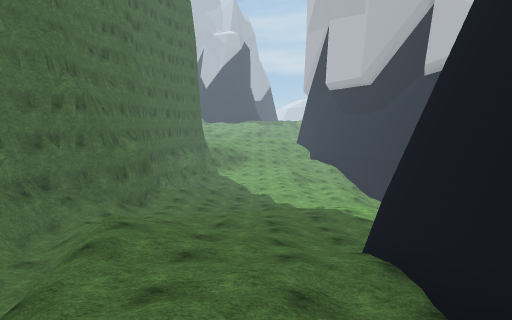
[1] (above)

17 first-person views from a walk through a Unity game level. The camera is 1.4 m above the floor, tilts 6° down and sees 75° across. The floor is counted in squares, 2 m on a side. Each view is taken from the middle of a square. On the plan, view 1 faces up. The plan holds only what a view shows up to about 10 squares ahead; the rest is blank. The place goes on beyond the plan. The player is left out. Some surface patterns are stand-ins.

[2]
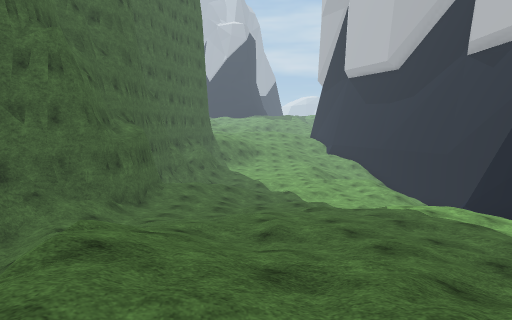

[3]
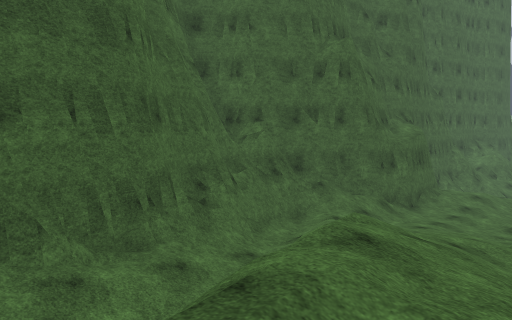

[4]
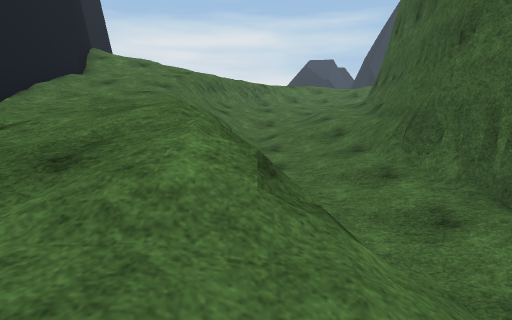

[5]
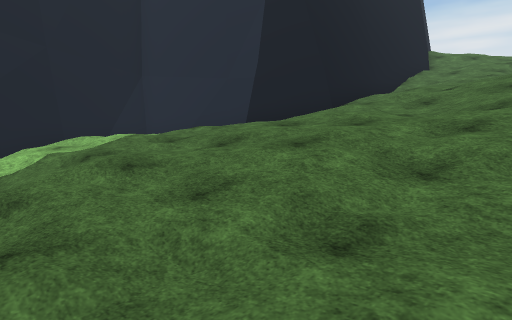

[6]
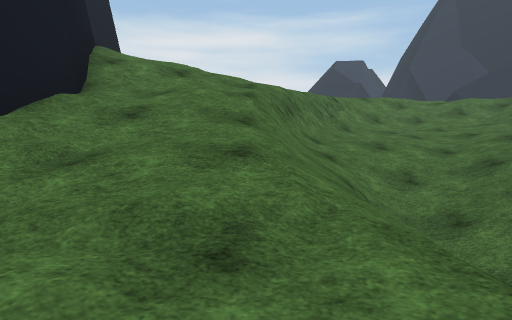

[7]
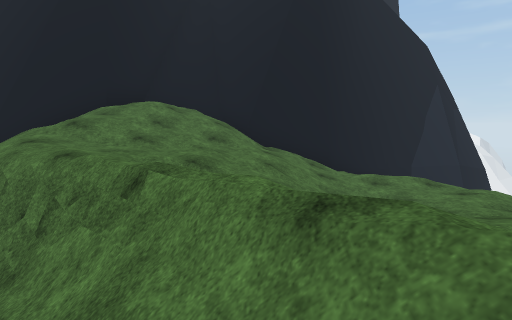

[8]
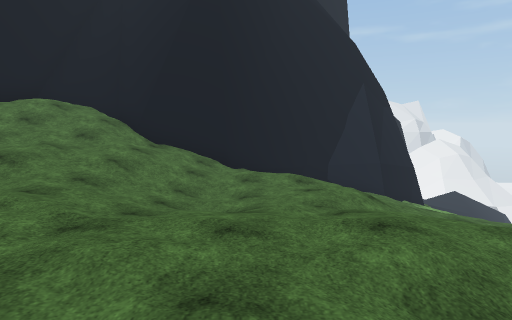

[9]
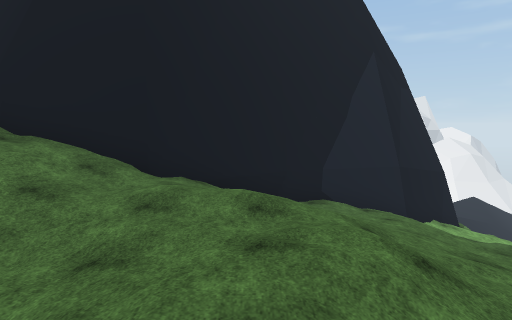

[10]
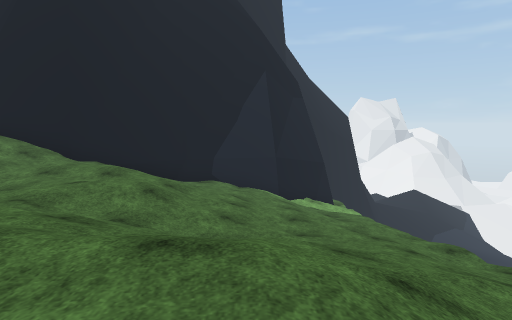

[11]
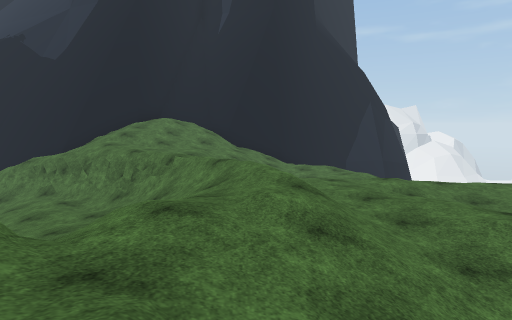

[12]
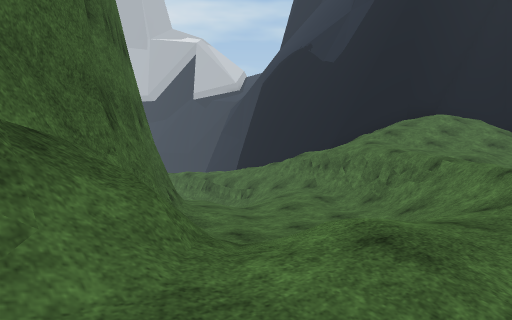

[13]
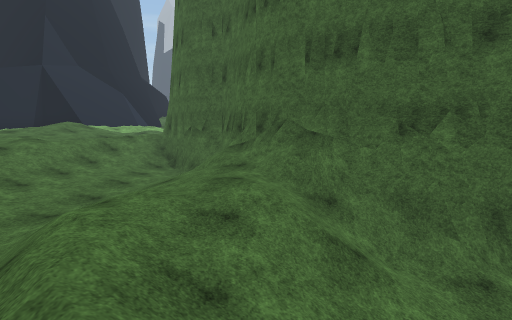

[14]
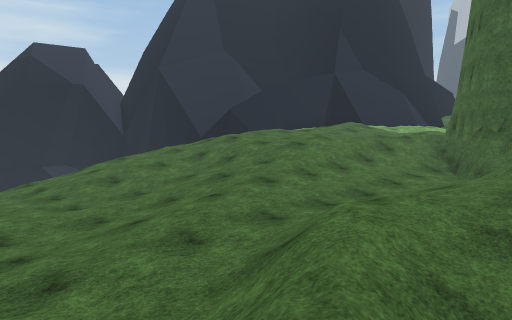

[15]
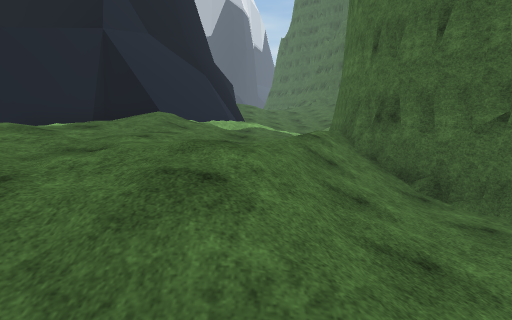

[16]
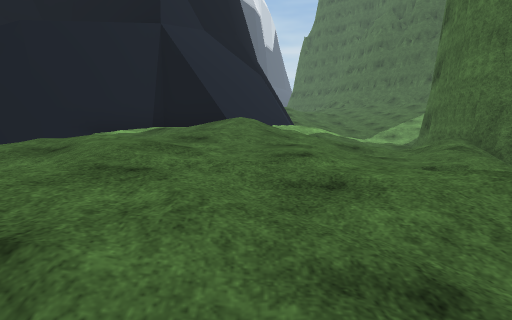

[17]
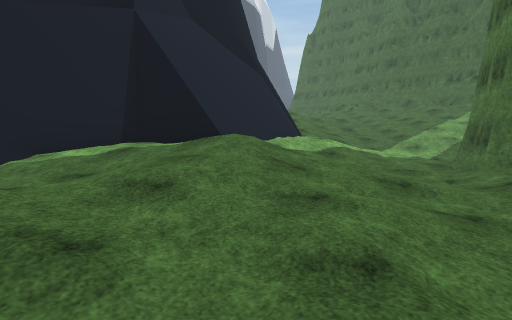

### Floor plan
Key: @ floor where view 1 was taken; # wall or solid block; . main floor; : floor 0.75 m higher than the main floor; - floor 0.75 m lower than the main floor; + floor 1.5 m higher than the main floor; _ floor 1.5 m lower than the main floor; * floor 2.5 m higher than the main floor; < floor 2.5 m lower than the main floor; % floor 3.25 m higher than the main floor; ( floor 3.25 m lower than the main floor; ! floor 4 m lower than the main floor; ? floor 4.75 m lower than the main floor; / step, stairs or slope; = window, fence, low wall or low ledge; ^ raised ledge; v drop or lower ground.
Columns run from 22 left of view 1 to 8 right of it. Each row starts with its distance up from view 1.
 13                  #?????/    ##
 12                 ##?????//// /#
 11                 #!??/????!///#
 10                 #/??/!!/!!!? #
  9                 #/!//((((!!  #
  8                 #?//((((((  ##
  7                 #////((//(
  6                 #//=////(##
  5                 #(!v_///##
  4                 ##/=____#
  3                 ^#///___#
  2                 ^//(/__/#
  1                 #//(//-/#
  0                 #_/(//@/#
 -1                ##_////:/#
 -2                #/_//////##
 -3               ##-_--=////##
 -4               #----/=+/*/%#
 -5             ^^/.--/=/++///#
 -6             #/////// /+///#
 -7           ###++/////./////#
 -8          ##//++++//././///#
 -9 ++###  ###../////..../-/-/##
-10 ++++####//.........../--.//#
-11  /+++//+////::::/.../----  ##
-12  */++/++++///::...../_///  <#
-13 ##/  **+++++///....///_/_/<<#
-14  ##/ %/*++++///....///_//</(##
-15   ## %****++/::...////<</////#
-16    #**+**+   :/./- _////(/!/?##
-17    ##*++*/    ...-  _/(((/! ??#
-18     ^#v         v     vv
-19       #

Where each view was taken, in squares from view 1:
view 1: 0 up, 0 right, facing up
view 2: 3 up, 1 left, facing up
view 3: 3 up, 1 left, facing up-left
view 4: 8 up, 3 left, facing down
view 5: 13 up, 3 left, facing down-right
view 6: 4 up, 1 left, facing down
view 7: 7 down, 6 left, facing right
view 8: 10 down, 6 left, facing right
view 9: 11 down, 2 left, facing right
view 10: 14 down, 5 left, facing right
view 11: 8 down, 11 left, facing right
view 12: 8 down, 10 left, facing up-right
view 13: 7 down, 4 left, facing left
view 14: 7 down, 4 left, facing down-left
view 15: 12 down, 9 left, facing left
view 16: 14 down, 10 left, facing left
view 17: 14 down, 12 left, facing left
